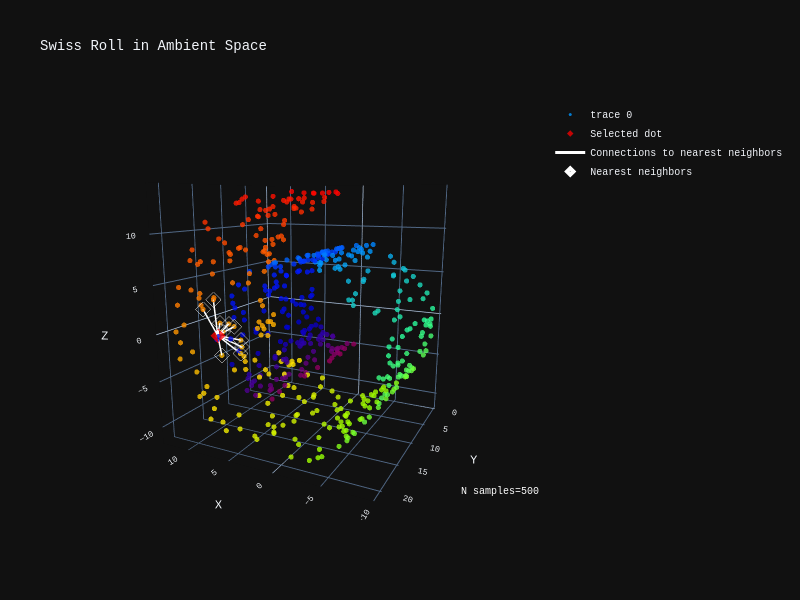

Notebook code for this chart:
### Code cell
selected_point_3D = sr_points[overlapping_points][5]
neigbors_of_5_3D = sr_points[indices_nndescent[overlapping_points][5]]

fig0 = Utils.plot_swiss_roll_plotly(sr_points, sr_color, n_samples=n_samples)
fig0.add_trace(
    go.Scatter3d(
        x=[selected_point_3D[0]],
        y=[selected_point_3D[1]],
        z=[selected_point_3D[2]],
        mode="markers",
        marker=dict(
            size=5,
            color="red",
            symbol="diamond",
            opacity=0.75,
        ),
        name="Selected dot",
    )
)

for i, neighbor in enumerate(neigbors_of_5_3D):
    line_start = (selected_point_3D[0], selected_point_3D[1], selected_point_3D[2])
    line_end = (neighbor[0], neighbor[1], neighbor[2])
    fig0.add_trace(
        go.Scatter3d(
            x=[line_start[0], line_end[0]],
            y=[line_start[1], line_end[1]],
            z=[line_start[2], line_end[2]],
            mode="lines",
            line=dict(color="white", width=3),
            showlegend=(i == 0),  # Show legend only once
            name="Connections to nearest neighbors",
        )
    )
    fig0.add_trace(
        go.Scatter3d(
            x=[neighbor[0]],
            y=[neighbor[1]],
            z=[neighbor[2]],
            mode="markers",
            marker=dict(
                size=5,
                color="rgba(0,0,0,0)",  # Transparent fill
                line=dict(color="white", width=4),  # Hollow diamond
                symbol="diamond",
                opacity=1,
            ),
            name="Nearest neighbors",
            showlegend=(i == 0),  # Show legend only once
        )
    )

fig0.show()

### Figure 1 — Plotly figure (JSON) as saved in the notebook; plotly's stock layout.template omitted (floating-point values rounded to 4 significant figures; data arrays with more than 128 entries replaced by an {"elided": "..."} marker saying what was removed)
{"data": [{"marker": {"color": {"elided": "500 float values"}, "colorscale": [[0, "rgb(150,0,90)"], [0.125, "rgb(0,0,200)"], [0.25, "rgb(0,25,255)"], [0.375, "rgb(0,152,255)"], [0.5, "rgb(44,255,150)"], [0.625, "rgb(151,255,0)"], [0.75, "rgb(255,234,0)"], [0.875, "rgb(255,111,0)"], [1, "rgb(255,0,0)"]], "opacity": 0.8, "size": 3}, "mode": "markers", "scene": "scene", "type": "scatter3d", "x": {"elided": "500 float values"}, "y": {"elided": "500 float values"}, "z": {"elided": "500 float values"}}, {"marker": {"color": "red", "opacity": 0.75, "size": 5, "symbol": "diamond"}, "mode": "markers", "name": "Selected dot", "type": "scatter3d", "x": [12.22], "y": [13.06], "z": [-2.078]}, {"line": {"color": "white", "width": 3}, "mode": "lines", "name": "Connections to nearest neighbors", "showlegend": true, "type": "scatter3d", "x": [12.22, 12.27], "y": [13.06, 12.0], "z": [-2.078, -1.878]}, {"marker": {"color": "rgba(0,0,0,0)", "line": {"color": "white", "width": 4}, "opacity": 1, "size": 5, "symbol": "diamond"}, "mode": "markers", "name": "Nearest neighbors", "showlegend": true, "type": "scatter3d", "x": [12.27], "y": [12.0], "z": [-1.878]}, {"line": {"color": "white", "width": 3}, "mode": "lines", "name": "Connections to nearest neighbors", "showlegend": false, "type": "scatter3d", "x": [12.22, 12.48], "y": [13.06, 12.24], "z": [-2.078, -0.8096]}, {"marker": {"color": "rgba(0,0,0,0)", "line": {"color": "white", "width": 4}, "opacity": 1, "size": 5, "symbol": "diamond"}, "mode": "markers", "name": "Nearest neighbors", "showlegend": false, "type": "scatter3d", "x": [12.48], "y": [12.24], "z": [-0.8096]}, {"line": {"color": "white", "width": 3}, "mode": "lines", "name": "Connections to nearest neighbors", "showlegend": false, "type": "scatter3d", "x": [12.22, 11.46], "y": [13.06, 13.46], "z": [-2.078, -4.231]}, {"marker": {"color": "rgba(0,0,0,0)", "line": {"color": "white", "width": 4}, "opacity": 1, "size": 5, "symbol": "diamond"}, "mode": "markers", "name": "Nearest neighbors", "showlegend": false, "type": "scatter3d", "x": [11.46], "y": [13.46], "z": [-4.231]}, {"line": {"color": "white", "width": 3}, "mode": "lines", "name": "Connections to nearest neighbors", "showlegend": false, "type": "scatter3d", "x": [12.22, 12.4], "y": [13.06, 10.62], "z": [-2.078, -1.259]}, {"marker": {"color": "rgba(0,0,0,0)", "line": {"color": "white", "width": 4}, "opacity": 1, "size": 5, "symbol": "diamond"}, "mode": "markers", "name": "Nearest neighbors", "showlegend": false, "type": "scatter3d", "x": [12.4], "y": [10.62], "z": [-1.259]}, {"line": {"color": "white", "width": 3}, "mode": "lines", "name": "Connections to nearest neighbors", "showlegend": false, "type": "scatter3d", "x": [12.22, 12.29], "y": [13.06, 9.713], "z": [-2.078, -1.787]}, {"marker": {"color": "rgba(0,0,0,0)", "line": {"color": "white", "width": 4}, "opacity": 1, "size": 5, "symbol": "diamond"}, "mode": "markers", "name": "Nearest neighbors", "showlegend": false, "type": "scatter3d", "x": [12.29], "y": [9.713], "z": [-1.787]}, {"line": {"color": "white", "width": 3}, "mode": "lines", "name": "Connections to nearest neighbors", "showlegend": false, "type": "scatter3d", "x": [12.22, 12.6], "y": [13.06, 15.04], "z": [-2.078, 1.376]}, {"marker": {"color": "rgba(0,0,0,0)", "line": {"color": "white", "width": 4}, "opacity": 1, "size": 5, "symbol": "diamond"}, "mode": "markers", "name": "Nearest neighbors", "showlegend": false, "type": "scatter3d", "x": [12.6], "y": [15.04], "z": [1.376]}, {"line": {"color": "white", "width": 3}, "mode": "lines", "name": "Connections to nearest neighbors", "showlegend": false, "type": "scatter3d", "x": [12.22, 11.14], "y": [13.06, 10.24], "z": [-2.078, -4.867]}, {"marker": {"color": "rgba(0,0,0,0)", "line": {"color": "white", "width": 4}, "opacity": 1, "size": 5, "symbol": "diamond"}, "mode": "markers", "name": "Nearest neighbors", "showlegend": false, "type": "scatter3d", "x": [11.14], "y": [10.24], "z": [-4.867]}, {"line": {"color": "white", "width": 3}, "mode": "lines", "name": "Connections to nearest neighbors", "showlegend": false, "type": "scatter3d", "x": [12.22, 11.75], "y": [13.06, 9.187], "z": [-2.078, -3.55]}, {"marker": {"color": "rgba(0,0,0,0)", "line": {"color": "white", "width": 4}, "opacity": 1, "size": 5, "symbol": "diamond"}, "mode": "markers", "name": "Nearest neighbors", "showlegend": false, "type": "scatter3d", "x": [11.75], "y": [9.187], "z": [-3.55]}, {"line": {"color": "white", "width": 3}, "mode": "lines", "name": "Connections to nearest neighbors", "showlegend": false, "type": "scatter3d", "x": [12.22, 12.56], "y": [13.06, 13.18], "z": [-2.078, 2.127]}, {"marker": {"color": "rgba(0,0,0,0)", "line": {"color": "white", "width": 4}, "opacity": 1, "size": 5, "symbol": "diamond"}, "mode": "markers", "name": "Nearest neighbors", "showlegend": false, "type": "scatter3d", "x": [12.56], "y": [13.18], "z": [2.127]}, {"line": {"color": "white", "width": 3}, "mode": "lines", "name": "Connections to nearest neighbors", "showlegend": false, "type": "scatter3d", "x": [12.22, 11.43], "y": [13.06, 9.468], "z": [-2.078, -4.295]}, {"marker": {"color": "rgba(0,0,0,0)", "line": {"color": "white", "width": 4}, "opacity": 1, "size": 5, "symbol": "diamond"}, "mode": "markers", "name": "Nearest neighbors", "showlegend": false, "type": "scatter3d", "x": [11.43], "y": [9.468], "z": [-4.295]}], "layout": {"annotations": [{"font": {"color": "white"}, "showarrow": false, "text": "N samples=500", "x": 1, "xref": "paper", "y": 0.05, "yref": "paper"}], "font": {"family": "Courier New, monospace", "size": 10}, "height": 600, "scene": {"camera": {"eye": {"x": -1, "y": 2, "z": 0.5}}, "domain": {"x": [0, 1], "y": [0, 1]}, "xaxis": {"title": {"text": "X"}}, "yaxis": {"title": {"text": "Y"}}, "zaxis": {"title": {"text": "Z"}}}, "title": {"text": "Swiss Roll in Ambient Space"}, "width": 800}}
